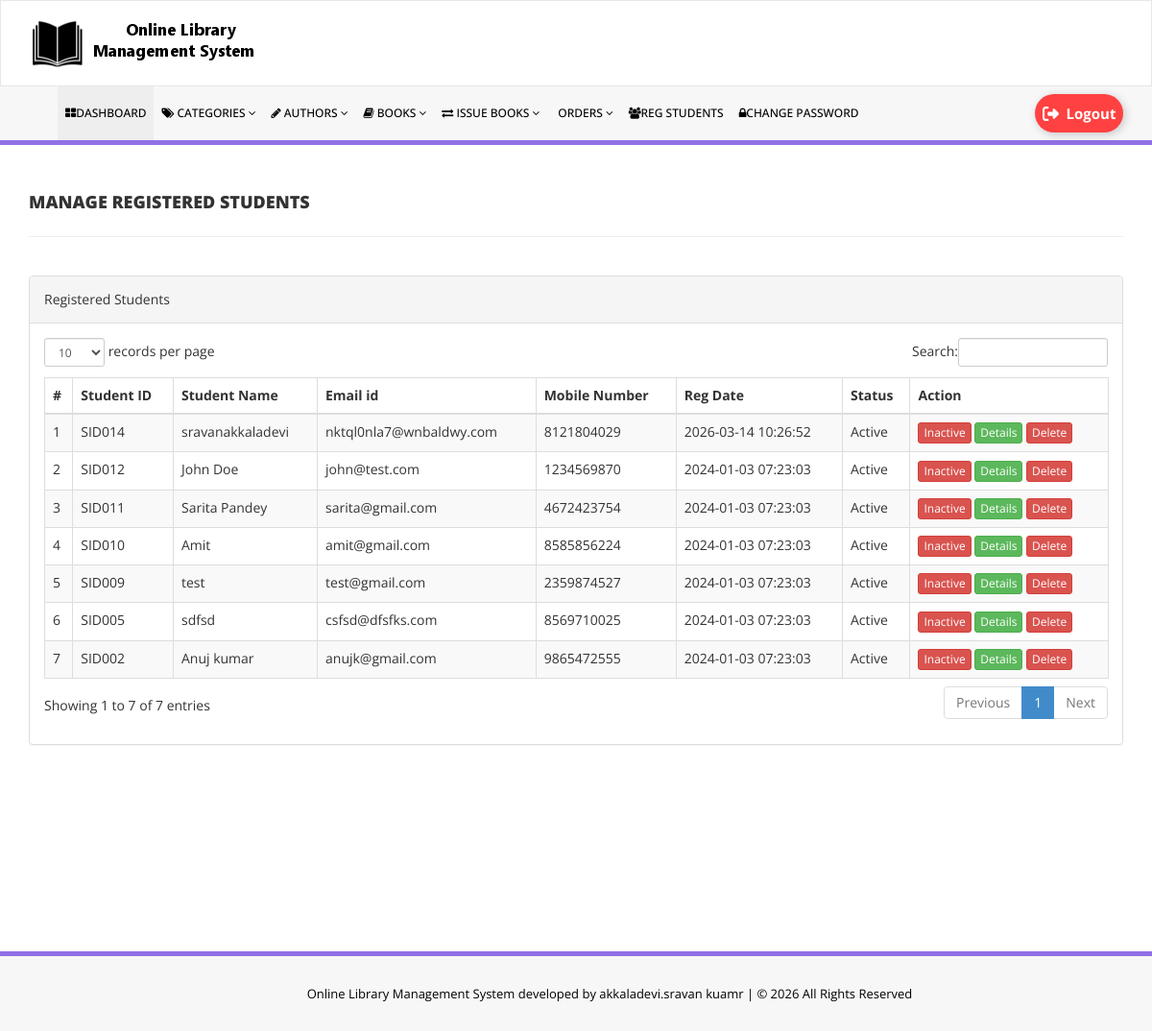
The app's page /admin/reg-students.php (signed in) with its own data.
### tables this page shows
CREATE TABLE `tblstudents` (
  `id` int NOT NULL AUTO_INCREMENT,
  `StudentId` varchar(100) DEFAULT NULL,
  `FullName` varchar(120) DEFAULT NULL,
  `EmailId` varchar(120) DEFAULT NULL,
  `MobileNumber` char(11) DEFAULT NULL,
  `Password` varchar(120) DEFAULT NULL,
  `Status` int DEFAULT NULL,
  `RegDate` timestamp NULL DEFAULT CURRENT_TIMESTAMP,
  `UpdationDate` timestamp NULL DEFAULT NULL ON UPDATE CURRENT_TIMESTAMP,
  PRIMARY KEY (`id`),
  UNIQUE KEY `StudentId` (`StudentId`)
);

### admin/reg-students.php (the view, shortened to what this page needs)
<?php
include('includes/config.php');
?>
<!DOCTYPE html>
<html xmlns="http://www.w3.org/1999/xhtml">
<head>
    <link href="assets/css/bootstrap.css" rel="stylesheet" />
    <link href="assets/css/font-awesome.css" rel="stylesheet" />
    <link href="assets/js/dataTables/dataTables.bootstrap.css" rel="stylesheet" />
    <link href="assets/css/style.css" rel="stylesheet" />
</head>
<body>
<?php include('includes/header.php');?>
    <div class="content-wrapper">
         <div class="container">
        <div class="row pad-botm">
            <div class="col-md-12">
                <h4 class="header-line">Manage Registered Students</h4>
            </div>
        </div>
        <div class="row">
            <div class="col-md-12">
                <div class="panel panel-default">
                    <div class="panel-heading">
                        Registered Students
                    </div>
                    <div class="panel-body">
                        <div class="table-responsive">
                            <table class="table table-striped table-bordered table-hover" id="dataTables-example">
                                <thead>
                                    <tr>
                                        <th>#</th>
                                        <th>Student ID</th>
                                        <th>Student Name</th>
                                        <th>Email id</th>
                                        <th>Mobile Number</th>
                                        <th>Reg Date</th>
                                        <th>Status</th>
                                        <th>Action</th>
                                    </tr>
                                </thead>
                                <tbody>
<?php
$sql = "SELECT * FROM tblstudents ORDER BY id DESC";
$query = $dbh->prepare($sql);
$query->execute();
$results=$query->fetchAll(PDO::FETCH_OBJ);
$cnt=1;
if($query->rowCount() > 0)
{
foreach($results as $result)
{
?>
                                    <tr class="odd gradeX">
                                        <td class="center"><?php echo htmlentities($cnt);?></td>
                                        <td class="center"><?php echo htmlentities($result->StudentId);?></td>
                                        <td class="center"><?php echo htmlentities($result->FullName);?></td>
                                        <td class="center"><?php echo htmlentities($result->EmailId);?></td>
                                        <td class="center"><?php echo htmlentities($result->MobileNumber);?></td>
                                        <td class="center"><?php echo htmlentities($result->RegDate);?></td>
                                        <td class="center"><?php echo $result->Status==1 ? 'Active' : 'Blocked'; ?></td>
                                        <td class="center">
<?php if($result->Status==1){ ?>
                                            <a href="reg-students.php?inid=<?php echo htmlentities($result->id);?>" onclick="return confirm('Are you sure you want to block this student?');" class="btn btn-danger btn-xs">Inactive</a>
<?php } else { ?>
                                            <a href="reg-students.php?id=<?php echo htmlentities($result->id);?>" onclick="return confirm('Are you sure you want to activate this student?');" class="btn btn-primary btn-xs">Active</a>
<?php } ?>
                                            <a href="student-history.php?stdid=<?php echo htmlentities($result->StudentId);?>" class="btn btn-success btn-xs">Details</a>
                                            <a href="reg-students.php?del=<?php echo htmlentities($result->id);?>" onclick="return confirm('Are you sure you want to delete this student?');" class="btn btn-danger btn-xs">Delete</a>
                                        </td>
                                    </tr>
<?php
$cnt=$cnt+1;
}}
?>
                                </tbody>
                            </table>
                        </div>
                    </div>
                </div>
            </div>
        </div>
    </div>
    </div>
<?php include('includes/footer.php');?>
</body>
</html>

### admin/assets/css/style.css (style rules this page uses)
.content-wrapper { margin-top: 40px; min-height:800px; padding-bottom:90px; }
.header-line { font-weight:900; padding-bottom:25px; border-bottom:1px solid #eeeeee; text-transform:uppercase; }
.pad-botm { padding-bottom:30px; }

### records on screen
tblstudents: StudentId "SID014", FullName "sravanakkaladevi", EmailId "nktql0nla7@wnbaldwy.com", MobileNumber "8121804029", RegDate "2026-03-14 10:26:52", Status "Active"
tblstudents: StudentId "SID012", FullName "John Doe", EmailId "john@test.com", MobileNumber "1234569870", RegDate "2024-01-03 07:23:03", Status "Active"
tblstudents: StudentId "SID011", FullName "Sarita Pandey", EmailId "sarita@gmail.com", MobileNumber "4672423754", RegDate "2024-01-03 07:23:03", Status "Active"
tblstudents: StudentId "SID010", FullName "Amit", EmailId "amit@gmail.com", MobileNumber "8585856224", RegDate "2024-01-03 07:23:03", Status "Active"
tblstudents: StudentId "SID009", FullName "test", EmailId "test@gmail.com", MobileNumber "2359874527", RegDate "2024-01-03 07:23:03", Status "Active"
tblstudents: StudentId "SID005", FullName "sdfsd", EmailId "csfsd@dfsfks.com", MobileNumber "8569710025", RegDate "2024-01-03 07:23:03", Status "Active"
tblstudents: StudentId "SID002", FullName "Anuj kumar", EmailId "anujk@gmail.com", MobileNumber "9865472555", RegDate "2024-01-03 07:23:03", Status "Active"
